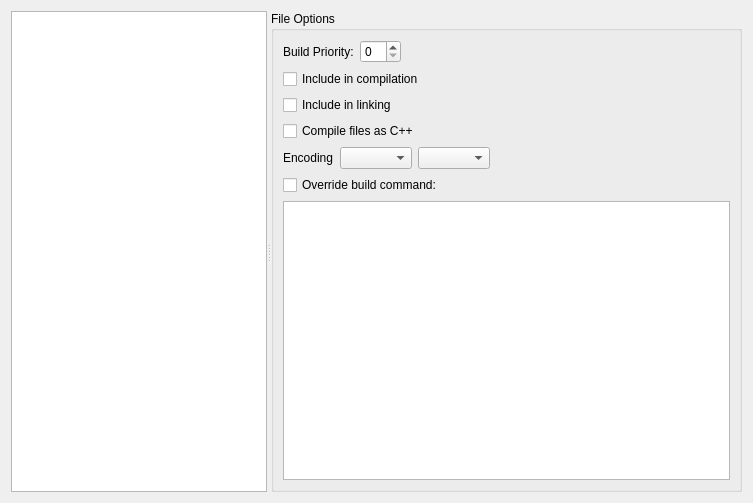
<?xml version="1.0" encoding="UTF-8"?>
<ui version="4.0">
 <class>ProjectFilesWidget</class>
 <widget class="QWidget" name="ProjectFilesWidget">
  <property name="geometry">
   <rect>
    <x>0</x>
    <y>0</y>
    <width>753</width>
    <height>503</height>
   </rect>
  </property>
  <property name="windowTitle">
   <string>Form</string>
  </property>
  <layout class="QVBoxLayout" name="verticalLayout">
   <item>
    <widget class="QSplitter" name="splitter">
     <property name="orientation">
      <enum>Qt::Horizontal</enum>
     </property>
     <widget class="QTreeView" name="treeProject">
      <property name="sizePolicy">
       <sizepolicy hsizetype="Preferred" vsizetype="Expanding">
        <horstretch>0</horstretch>
        <verstretch>0</verstretch>
       </sizepolicy>
      </property>
      <attribute name="headerVisible">
       <bool>false</bool>
      </attribute>
     </widget>
     <widget class="QGroupBox" name="grpFileOptions">
      <property name="sizePolicy">
       <sizepolicy hsizetype="Expanding" vsizetype="Preferred">
        <horstretch>1</horstretch>
        <verstretch>0</verstretch>
       </sizepolicy>
      </property>
      <property name="title">
       <string>File Options</string>
      </property>
      <layout class="QVBoxLayout" name="verticalLayout_2">
       <item>
        <widget class="QWidget" name="widget" native="true">
         <layout class="QHBoxLayout" name="horizontalLayout_2">
          <property name="leftMargin">
           <number>0</number>
          </property>
          <property name="topMargin">
           <number>0</number>
          </property>
          <property name="rightMargin">
           <number>0</number>
          </property>
          <property name="bottomMargin">
           <number>0</number>
          </property>
          <item>
           <widget class="QLabel" name="label">
            <property name="text">
             <string>Build Priority:</string>
            </property>
           </widget>
          </item>
          <item>
           <widget class="QSpinBox" name="spinPriority"/>
          </item>
          <item>
           <spacer name="horizontalSpacer">
            <property name="orientation">
             <enum>Qt::Horizontal</enum>
            </property>
            <property name="sizeHint" stdset="0">
             <size>
              <width>40</width>
              <height>20</height>
             </size>
            </property>
           </spacer>
          </item>
         </layout>
        </widget>
       </item>
       <item>
        <widget class="QCheckBox" name="chkCompile">
         <property name="enabled">
          <bool>true</bool>
         </property>
         <property name="text">
          <string>Include in compilation</string>
         </property>
        </widget>
       </item>
       <item>
        <widget class="QCheckBox" name="chkLink">
         <property name="text">
          <string>Include in linking</string>
         </property>
        </widget>
       </item>
       <item>
        <widget class="QCheckBox" name="chkCompileAsCPP">
         <property name="text">
          <string>Compile files as C++</string>
         </property>
        </widget>
       </item>
       <item>
        <widget class="QWidget" name="widget_2" native="true">
         <layout class="QHBoxLayout" name="horizontalLayout">
          <property name="leftMargin">
           <number>0</number>
          </property>
          <property name="topMargin">
           <number>0</number>
          </property>
          <property name="rightMargin">
           <number>0</number>
          </property>
          <property name="bottomMargin">
           <number>0</number>
          </property>
          <item>
           <widget class="QLabel" name="label_2">
            <property name="text">
             <string>Encoding</string>
            </property>
           </widget>
          </item>
          <item>
           <widget class="QComboBox" name="cbEncoding">
            <property name="sizeAdjustPolicy">
             <enum>QComboBox::AdjustToContents</enum>
            </property>
           </widget>
          </item>
          <item>
           <widget class="QComboBox" name="cbEncodingDetail">
            <property name="sizeAdjustPolicy">
             <enum>QComboBox::AdjustToContents</enum>
            </property>
           </widget>
          </item>
          <item>
           <spacer name="horizontalSpacer_2">
            <property name="orientation">
             <enum>Qt::Horizontal</enum>
            </property>
            <property name="sizeHint" stdset="0">
             <size>
              <width>40</width>
              <height>20</height>
             </size>
            </property>
           </spacer>
          </item>
         </layout>
        </widget>
       </item>
       <item>
        <widget class="QCheckBox" name="chkOverrideBuildCommand">
         <property name="text">
          <string>Override build command:</string>
         </property>
        </widget>
       </item>
       <item>
        <widget class="QPlainTextEdit" name="txtBuildCommand"/>
       </item>
      </layout>
     </widget>
    </widget>
   </item>
  </layout>
 </widget>
 <tabstops>
  <tabstop>treeProject</tabstop>
  <tabstop>spinPriority</tabstop>
  <tabstop>chkCompile</tabstop>
  <tabstop>chkLink</tabstop>
  <tabstop>chkCompileAsCPP</tabstop>
  <tabstop>cbEncoding</tabstop>
  <tabstop>cbEncodingDetail</tabstop>
  <tabstop>chkOverrideBuildCommand</tabstop>
  <tabstop>txtBuildCommand</tabstop>
 </tabstops>
 <resources/>
 <connections/>
</ui>
